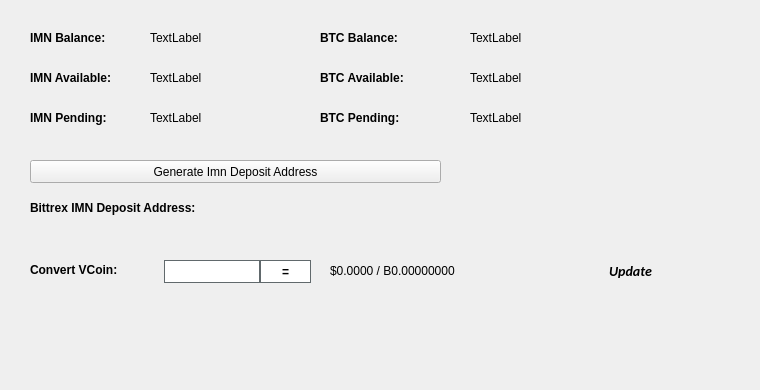
   <widget class="QWidget" name="BalanceTab">
    <attribute name="title">
     <string>Balance</string>
    </attribute>
    <widget class="QLabel" name="BitcoinBalanceLabel">
     <property name="geometry">
      <rect>
       <x>470</x>
       <y>30</y>
       <width>150</width>
       <height>16</height>
      </rect>
     </property>
     <property name="text">
      <string>TextLabel</string>
     </property>
    </widget>
    <widget class="QLabel" name="IMNBalanceLabel">
     <property name="geometry">
      <rect>
       <x>150</x>
       <y>30</y>
       <width>150</width>
       <height>16</height>
      </rect>
     </property>
     <property name="text">
      <string>TextLabel</string>
     </property>
    </widget>
    <widget class="QLabel" name="label_11">
     <property name="geometry">
      <rect>
       <x>30</x>
       <y>30</y>
       <width>101</width>
       <height>16</height>
      </rect>
     </property>
     <property name="font">
      <font>
       <weight>75</weight>
       <bold>true</bold>
      </font>
     </property>
     <property name="text">
      <string>IMN Balance:</string>
     </property>
    </widget>
    <widget class="QLabel" name="label_12">
     <property name="geometry">
      <rect>
       <x>320</x>
       <y>30</y>
       <width>101</width>
       <height>16</height>
      </rect>
     </property>
     <property name="font">
      <font>
       <weight>75</weight>
       <bold>true</bold>
      </font>
     </property>
     <property name="text">
      <string>BTC Balance:</string>
     </property>
    </widget>
    <widget class="QLabel" name="IMNAvailableLabel_2">
     <property name="geometry">
      <rect>
       <x>150</x>
       <y>70</y>
       <width>150</width>
       <height>16</height>
      </rect>
     </property>
     <property name="text">
      <string>TextLabel</string>
     </property>
    </widget>
    <widget class="QLabel" name="label_13">
     <property name="geometry">
      <rect>
       <x>30</x>
       <y>70</y>
       <width>111</width>
       <height>16</height>
      </rect>
     </property>
     <property name="font">
      <font>
       <weight>75</weight>
       <bold>true</bold>
      </font>
     </property>
     <property name="text">
      <string>IMN Available:</string>
     </property>
    </widget>
    <widget class="QLabel" name="label_14">
     <property name="geometry">
      <rect>
       <x>30</x>
       <y>110</y>
       <width>101</width>
       <height>16</height>
      </rect>
     </property>
     <property name="font">
      <font>
       <weight>75</weight>
       <bold>true</bold>
      </font>
     </property>
     <property name="text">
      <string>IMN Pending:</string>
     </property>
    </widget>
    <widget class="QLabel" name="IMNPendingLabel">
     <property name="geometry">
      <rect>
       <x>150</x>
       <y>110</y>
       <width>150</width>
       <height>16</height>
      </rect>
     </property>
     <property name="text">
      <string>TextLabel</string>
     </property>
    </widget>
    <widget class="QLabel" name="label_15">
     <property name="geometry">
      <rect>
       <x>320</x>
       <y>70</y>
       <width>111</width>
       <height>16</height>
      </rect>
     </property>
     <property name="font">
      <font>
       <weight>75</weight>
       <bold>true</bold>
      </font>
     </property>
     <property name="text">
      <string>BTC Available:</string>
     </property>
    </widget>
    <widget class="QLabel" name="BitcoinAvailableLabel">
     <property name="geometry">
      <rect>
       <x>470</x>
       <y>70</y>
       <width>150</width>
       <height>16</height>
      </rect>
     </property>
     <property name="text">
      <string>TextLabel</string>
     </property>
    </widget>
    <widget class="QLabel" name="label_31">
     <property name="geometry">
      <rect>
       <x>320</x>
       <y>110</y>
       <width>111</width>
       <height>16</height>
      </rect>
     </property>
     <property name="font">
      <font>
       <weight>75</weight>
       <bold>true</bold>
      </font>
     </property>
     <property name="text">
      <string>BTC Pending:</string>
     </property>
    </widget>
    <widget class="QLabel" name="BitcoinPendingLabel">
     <property name="geometry">
      <rect>
       <x>470</x>
       <y>110</y>
       <width>150</width>
       <height>16</height>
      </rect>
     </property>
     <property name="text">
      <string>TextLabel</string>
     </property>
    </widget>
    <widget class="QLabel" name="label_33">
     <property name="geometry">
      <rect>
       <x>30</x>
       <y>200</y>
       <width>221</width>
       <height>16</height>
      </rect>
     </property>
     <property name="font">
      <font>
       <weight>75</weight>
       <bold>true</bold>
      </font>
     </property>
     <property name="text">
      <string>Bittrex IMN Deposit Address:</string>
     </property>
    </widget>
    <widget class="QPushButton" name="GenDepositBTN">
     <property name="geometry">
      <rect>
       <x>30</x>
       <y>160</y>
       <width>411</width>
       <height>23</height>
      </rect>
     </property>
     <property name="text">
      <string>Generate Imn Deposit Address</string>
     </property>
     <property name="icon">
      <iconset resource="../imn.qrc">
       <normaloff>:/icons/bitcoin</normaloff>:/icons/bitcoin</iconset>
     </property>
    </widget>
    <widget class="QLabel" name="DepositAddressLabel">
     <property name="geometry">
      <rect>
       <x>200</x>
       <y>200</y>
       <width>261</width>
       <height>16</height>
      </rect>
     </property>
     <property name="palette">
      <palette>
       <active>
        <colorrole role="WindowText">
         <brush brushstyle="SolidPattern">
          <color alpha="255">
           <red>0</red>
           <green>0</green>
           <blue>0</blue>
          </color>
         </brush>
        </colorrole>
        <colorrole role="Text">
         <brush brushstyle="SolidPattern">
          <color alpha="255">
           <red>0</red>
           <green>0</green>
           <blue>255</blue>
          </color>
         </brush>
        </colorrole>
       </active>
       <inactive>
        <colorrole role="WindowText">
         <brush brushstyle="SolidPattern">
          <color alpha="255">
           <red>0</red>
           <green>0</green>
           <blue>0</blue>
          </color>
         </brush>
        </colorrole>
        <colorrole role="Text">
         <brush brushstyle="SolidPattern">
          <color alpha="255">
           <red>0</red>
           <green>0</green>
           <blue>255</blue>
          </color>
         </brush>
        </colorrole>
       </inactive>
       <disabled>
        <colorrole role="WindowText">
         <brush brushstyle="SolidPattern">
          <color alpha="255">
           <red>120</red>
           <green>120</green>
           <blue>120</blue>
          </color>
         </brush>
        </colorrole>
        <colorrole role="Text">
         <brush brushstyle="SolidPattern">
          <color alpha="255">
           <red>120</red>
           <green>120</green>
           <blue>120</blue>
          </color>
         </brush>
        </colorrole>
       </disabled>
      </palette>
     </property>
     <property name="font">
      <font>
       <weight>75</weight>
       <bold>true</bold>
      </font>
     </property>
     <property name="text">
      <string/>
     </property>
     <property name="alignment">
      <set>Qt::AlignRight|Qt::AlignTrailing|Qt::AlignVCenter</set>
     </property>
     <property name="textInteractionFlags">
      <set>Qt::LinksAccessibleByMouse|Qt::TextSelectableByKeyboard|Qt::TextSelectableByMouse</set>
     </property>
    </widget>
    <widget class="QLabel" name="label_8">
     <property name="geometry">
      <rect>
       <x>460</x>
       <y>300</y>
       <width>281</width>
       <height>81</height>
      </rect>
     </property>
     <property name="text">
      <string/>
     </property>
     <property name="pixmap">
      <pixmap>:/images/bittrex</pixmap>
     </property>
    </widget>
    <widget class="QWidget" name="widgetConversion" native="true">
     <property name="geometry">
      <rect>
       <x>0</x>
       <y>250</y>
       <width>751</width>
       <height>43</height>
      </rect>
     </property>
     <property name="minimumSize">
      <size>
       <width>0</width>
       <height>43</height>
      </size>
     </property>
     <property name="styleSheet">
      <string notr="true"/>
     </property>
     <widget class="QPushButton" name="btnUpdateMarketData">
      <property name="geometry">
       <rect>
        <x>575</x>
        <y>0</y>
        <width>111</width>
        <height>41</height>
       </rect>
      </property>
      <property name="sizePolicy">
       <sizepolicy hsizetype="Expanding" vsizetype="Expanding">
        <horstretch>0</horstretch>
        <verstretch>0</verstretch>
       </sizepolicy>
      </property>
      <property name="font">
       <font>
        <family>calibri</family>
        <pointsize>-1</pointsize>
        <weight>75</weight>
        <italic>true</italic>
        <bold>true</bold>
       </font>
      </property>
      <property name="styleSheet">
       <string notr="true">margin:0px;text-align:center;padding:2px;border-radius:3px;font-style:italic;width:100px;font-size:14px;font-family:calibri;font-weight:600;</string>
      </property>
      <property name="text">
       <string>Update</string>
      </property>
      <property name="iconSize">
       <size>
        <width>150</width>
        <height>35</height>
       </size>
      </property>
      <property name="autoDefault">
       <bool>true</bool>
      </property>
      <property name="default">
       <bool>true</bool>
      </property>
     </widget>
     <widget class="QLabel" name="lblConvertVCoin">
      <property name="geometry">
       <rect>
        <x>30</x>
        <y>10</y>
        <width>131</width>
        <height>20</height>
       </rect>
      </property>
      <property name="styleSheet">
       <string notr="true"/>
      </property>
      <property name="text">
       <string>&lt;html&gt;&lt;head/&gt;&lt;body&gt;&lt;p&gt;&lt;span style=&quot; font-weight:600;&quot;&gt;Convert VCoin:&lt;/span&gt;&lt;/p&gt;&lt;/body&gt;&lt;/html&gt;</string>
      </property>
     </widget>
     <widget class="QLineEdit" name="txtConvertVCoinQty">
      <property name="geometry">
       <rect>
        <x>160</x>
        <y>10</y>
        <width>100</width>
        <height>23</height>
       </rect>
      </property>
      <property name="minimumSize">
       <size>
        <width>100</width>
        <height>23</height>
       </size>
      </property>
      <property name="maximumSize">
       <size>
        <width>100</width>
        <height>16777215</height>
       </size>
      </property>
      <property name="styleSheet">
       <string notr="true">border: 1px solid #61696c;margin-left:4px;</string>
      </property>
     </widget>
     <widget class="QPushButton" name="btnConvertImn">
      <property name="geometry">
       <rect>
        <x>260</x>
        <y>10</y>
        <width>51</width>
        <height>23</height>
       </rect>
      </property>
      <property name="minimumSize">
       <size>
        <width>0</width>
        <height>23</height>
       </size>
      </property>
      <property name="styleSheet">
       <string notr="true">border:1px solid #61696c;background:white;font-weight:600;</string>
      </property>
      <property name="text">
       <string>=</string>
      </property>
     </widget>
     <widget class="QLabel" name="lblConvertVCoinResults">
      <property name="geometry">
       <rect>
        <x>330</x>
        <y>0</y>
        <width>201</width>
        <height>41</height>
       </rect>
      </property>
      <property name="styleSheet">
       <string notr="true"/>
      </property>
      <property name="text">
       <string>$0.0000 / B0.00000000</string>
      </property>
     </widget>
     <widget class="QLabel" name="iconOverviewUpdateWait">
      <property name="geometry">
       <rect>
        <x>670</x>
        <y>10</y>
        <width>24</width>
        <height>24</height>
       </rect>
      </property>
      <property name="text">
       <string/>
      </property>
      <property name="pixmap">
       <pixmap resource="../imn.qrc">:/icons/transaction_1</pixmap>
      </property>
      <property name="scaledContents">
       <bool>true</bool>
      </property>
      <property name="alignment">
       <set>Qt::AlignCenter</set>
      </property>
     </widget>
    </widget>
   </widget>
